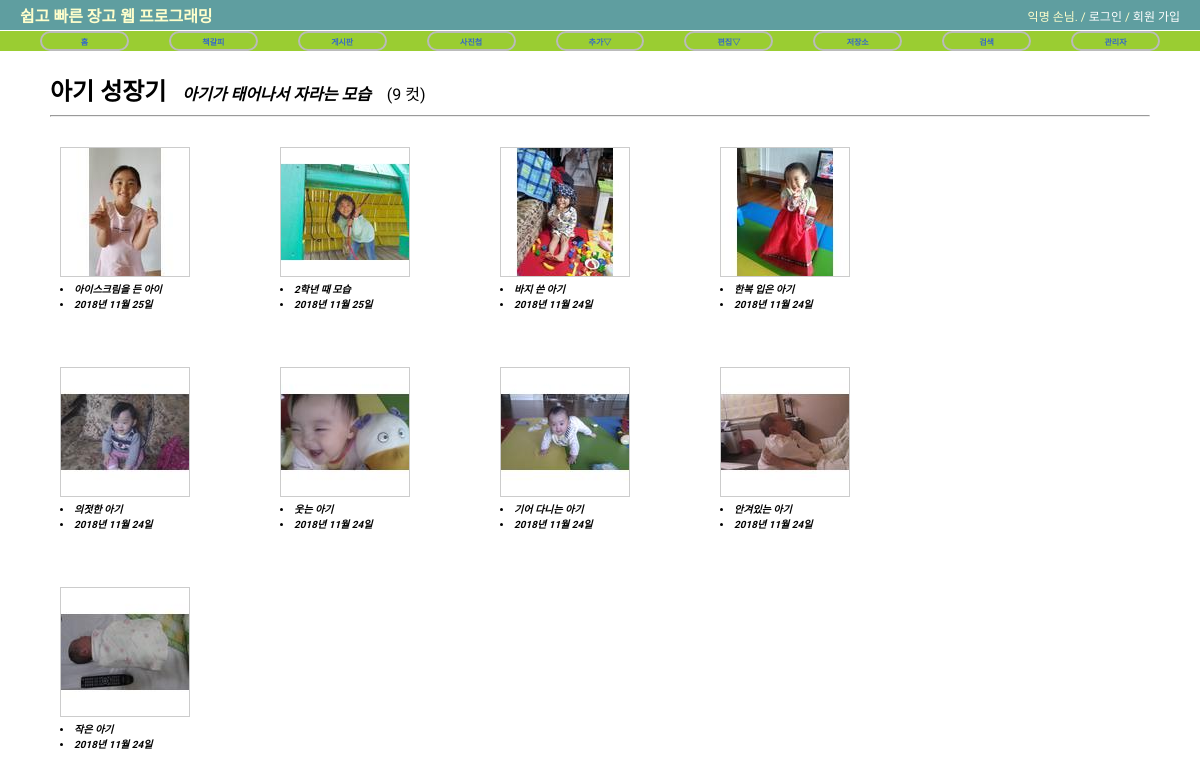
/photo/album/1/, run on the app's committed database.
### photo/models.py (models this page shows, shortened)
class Album(models.Model):
	name = models.CharField('앨범 이름', max_length=50)
	description = models.CharField('앨범 설명', max_length=100, blank=True)
	class Meta:
		ordering = ['name']

class Photo(models.Model):
	album = models.ForeignKey(Album)
	title = models.CharField('사진 제목', max_length=50)
	image = ThumbnailImageField(upload_to='photo/%Y/%m')
	description = models.TextField('사진 설명', blank=True)
	upload_date = models.DateTimeField('등록 일시', auto_now_add=True)
	class Meta:
		ordering = ['-upload_date']
	def get_absolute_url(self):
		return reverse('photo:photo_detail', args=(self.id,))

### photo/views.py (the view)
# urls.py: url(r'^album/(?P<pk>\d+)/$', AlbumDV.as_view(), name='album_detail'),
class AlbumDV(DetailView):
    model = Album

### photo/fields.py (called while the page is built)
def _add_thumb(s):              # 매개변수 s에는 파일 path가 전달됨
	parts = s.split(".")        # 문자열 나누기 https://wikidocs.net/13
	parts.insert(-1, "thumb")   # 마지막 원소 위치 앞에 삽입
	if parts[-1].lower() not in ['jpeg', 'jpg']:    # 확장자에 대한 검사
		parts[-1] = 'jpg'       # 확장자를 수정
	return ".".join(parts)      # "myPic.thumb.jpg"

	def _get_thumb_url(self):
		return _add_thumb(self.url)     # self.url은 이미지 파일의 URL

### photo/templates/photo/album_detail.html (shortened to what this page needs)
{% extends "base.html" %}
{% load staticfiles %}
{% block extrastyle %}{% static "photo/photo.css" %}{% endblock %}
{% block content %}
<div id="content">
    <h2 style="display:inline">{{ object.name }}</h2>
    &nbsp;&nbsp; <b><i>{{ object.description }}</i></b>
    &nbsp;&nbsp; ({{ object.photo_set.all.count }} 컷)
    <hr/>
    <div class="album-detail">
        {% for photo in object.photo_set.all %}
        <div class="album-detail-photo">
            <a href="{{ photo.get_absolute_url }}">
                <img class="thumbnail" src="{{ photo.image.thumb_url }}" />
            </a>
            <li>{{ photo.title }}</li>
            <li>{{ photo.upload_date|date:"Y년 m월 d일" }}</li>
        </div>
        {% endfor %}
    </div>
</div>
{% endblock %}

### static/css/base.css (style rules this page uses)
body { font-family: 'Sunflower', sans-serif; font-size: 16px; }
div#content { position: absolute; top: 72px; left: 50px; right: 50px; }
a:link, a:visited { color: #369; text-decoration: none; }

### photo/static/photo/photo.css (style rules this page uses)
div.album-detail { margin: 30px 10px; }
div.album-detail-photo { float: left; width: 220px; height: 220px; }
div.album-detail-photo > li { font-size: 10px; font-weight: bold; font-style: italic; }
img.thumbnail { border:1px solid #ccc; }

### data on the page
Album: name "아기 성장기", description "아기가 태어나서 자라는 모습", photo_set.all.count "9"
Photo: shows a picture, title "아이스크림을 든 아이", upload_date "2018년 11월 25일"
Photo: shows a picture, title "2학년 때 모습", upload_date "2018년 11월 25일"
Photo: shows a picture, title "바지 쓴 아기", upload_date "2018년 11월 24일"
Photo: shows a picture, title "한복 입은 아기", upload_date "2018년 11월 24일"
Photo: shows a picture, title "의젓한 아기", upload_date "2018년 11월 24일"
Photo: shows a picture, title "웃는 아기", upload_date "2018년 11월 24일"
Photo: shows a picture, title "기어 다니는 아기", upload_date "2018년 11월 24일"
Photo: shows a picture, title "안겨있는 아기", upload_date "2018년 11월 24일"
Photo: shows a picture, title "작은 아기", upload_date "2018년 11월 24일"
